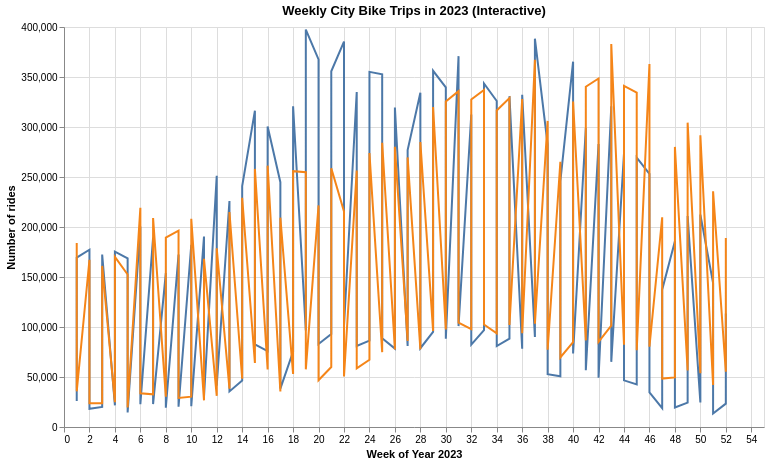

Source (notebook cell):
### Markdown cell above
### 3.3.2.2 NYC Weekly Ride Patterns Interactive Line Chart

### Code cell
# get all the bike + rider types so we can build the dropdowns
bike_options = sorted(weekly_grouped['rideable_type'].unique().tolist())
rider_options = sorted(weekly_grouped['member_casual'].unique().tolist())

# dropdown for bike type (classic/electric)
bike_type_select = alt.selection_point(
    fields=["rideable_type"],
    bind=alt.binding_select(options=bike_options, name='Bike type: ')
)

# dropdown for rider type (casual/member)
rider_type_select = alt.selection_point(
    fields=["member_casual"],
    bind=alt.binding_select(options=rider_options, name='Rider type: ')
)

# weekly chart 
weekly_chart = (
    alt.Chart(weekly_grouped)
    .mark_line()
    .encode(
        x=alt.X("week:Q", title="Week of Year 2023"),
        y=alt.Y("ride_count:Q", title="Number of rides"),
        color=alt.Color("rideable_type:N").legend(None),  # legend gone :)
        tooltip=[
            alt.Tooltip("week:Q", title="Week"),
            alt.Tooltip("rideable_type:N", title="Bike type"),
            alt.Tooltip("member_casual:N", title="Rider type"),
            alt.Tooltip("ride_count:Q", title="Ride count"),
        ],
    )
    .add_params(bike_type_select, rider_type_select)
    .transform_filter(bike_type_select)
    .transform_filter(rider_type_select)
    .properties(
        width=700,
        height=400,
        title="Weekly City Bike Trips in 2023 (Interactive)",
    )
    .interactive() 
)
weekly_chart

### Figure 1 — Vega-Lite specification as saved in the notebook (floating-point values rounded to 4 significant figures; data arrays with more than 128 entries replaced by an {"elided": "..."} marker saying what was removed)
{"config": {"view": {"continuousWidth": 300, "continuousHeight": 300}}, "data": {"name": "data-69d026166732d4c37bdbacbd505e1875"}, "mark": {"type": "line"}, "encoding": {"color": {"field": "rideable_type", "legend": null, "type": "nominal"}, "tooltip": [{"field": "week", "title": "Week", "type": "quantitative"}, {"field": "rideable_type", "title": "Bike type", "type": "nominal"}, {"field": "member_casual", "title": "Rider type", "type": "nominal"}, {"field": "ride_count", "title": "Ride count", "type": "quantitative"}], "x": {"field": "week", "title": "Week of Year 2023", "type": "quantitative"}, "y": {"field": "ride_count", "title": "Number of rides", "type": "quantitative"}}, "height": 400, "params": [{"name": "param_23", "select": {"type": "point", "fields": ["rideable_type"]}, "bind": {"input": "select", "options": ["classic_bike", "electric_bike"], "name": "Bike type: "}}, {"name": "param_24", "select": {"type": "point", "fields": ["member_casual"]}, "bind": {"input": "select", "options": ["casual", "member"], "name": "Rider type: "}}, {"name": "param_25", "select": {"type": "interval", "encodings": ["x", "y"]}, "bind": "scales"}], "title": "Weekly City Bike Trips in 2023 (Interactive)", "transform": [{"filter": {"param": "param_23"}}, {"filter": {"param": "param_24"}}], "width": 700, "$schema": "https://vega.github.io/schema/vega-lite/v5.20.1.json", "datasets": {"data-69d026166732d4c37bdbacbd505e1875": {"elided": "208 records"}}}
